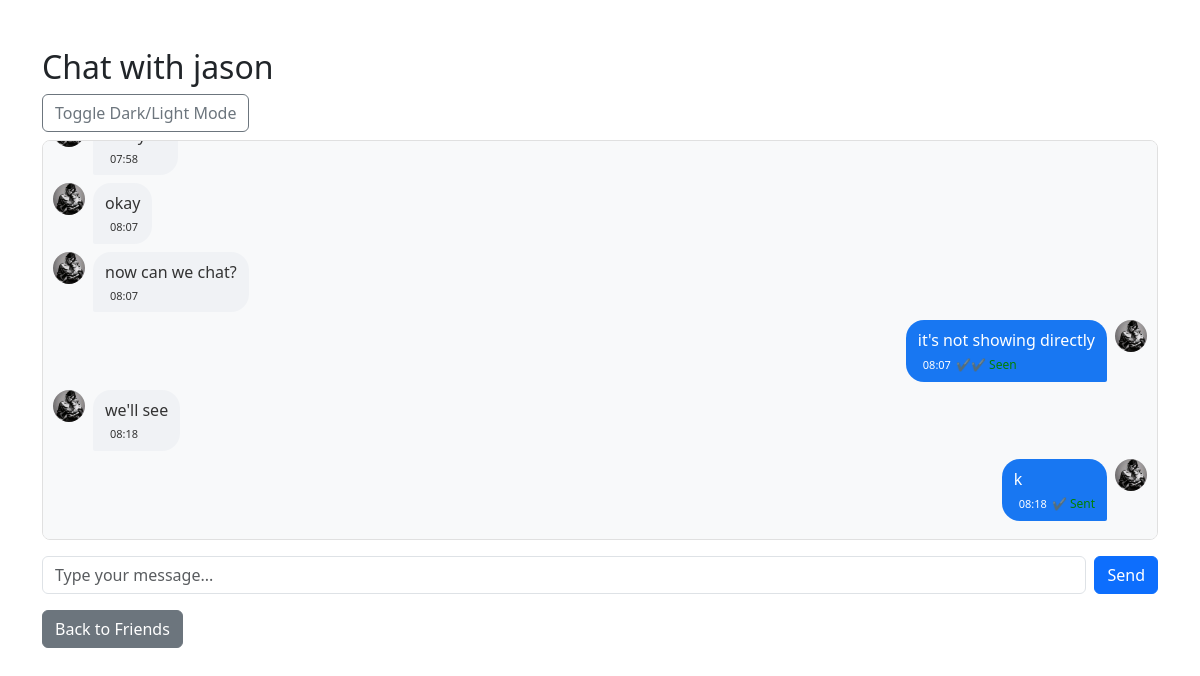
Page /chat/2 (signed in) on the committed database.
### app.py (models this page shows)
class User(UserMixin, db.Model):
    id = db.Column(db.Integer, primary_key=True)
    username = db.Column(db.String(80), unique=True, nullable=False)
    password = db.Column(db.String(120), nullable=False)
    profile_pic = db.Column(db.String(120), nullable=True, default='default.png')
    friends = db.relationship('Friend', foreign_keys='Friend.user_id', backref='user', lazy='dynamic')
    friend_of = db.relationship('Friend', foreign_keys='Friend.friend_id', backref='friend', lazy='dynamic')
    groups = db.relationship('GroupMember', backref='user', lazy='dynamic')

class PrivateMessage(db.Model):
    id = db.Column(db.Integer, primary_key=True)
    sender_id = db.Column(db.Integer, db.ForeignKey('user.id'))
    receiver_id = db.Column(db.Integer, db.ForeignKey('user.id'))
    content = db.Column(db.Text, nullable=False)
    timestamp = db.Column(db.DateTime, server_default=db.func.now())
    read = db.Column(db.Boolean, default=False)
    sender = db.relationship('User', foreign_keys=[sender_id])
    receiver = db.relationship('User', foreign_keys=[receiver_id])

### app.py (the view)
@app.route('/chat/<int:friend_id>', methods=['GET', 'POST'])
@login_required
def private_chat(friend_id):
    friend = User.query.get_or_404(friend_id)
    is_friend = Friend.query.filter_by(user_id=current_user.id, friend_id=friend_id, accepted=True).first() is not None
    if not is_friend:
        flash('You can only chat with your friends.', 'danger')
        return redirect(url_for('friends'))
    if request.method == 'POST':
        msg = request.form.get('message')
        if msg:
            db.session.add(PrivateMessage(sender_id=current_user.id, receiver_id=friend_id, content=msg, read=False))
            db.session.commit()
    unread = PrivateMessage.query.filter_by(sender_id=friend_id, receiver_id=current_user.id, read=False).all()
    for m in unread:
        m.read = True
    if unread:
        db.session.commit()
    messages = PrivateMessage.query.filter(
        ((PrivateMessage.sender_id == current_user.id) & (PrivateMessage.receiver_id == friend_id)) |
        ((PrivateMessage.sender_id == friend_id) & (PrivateMessage.receiver_id == current_user.id))
    ).order_by(PrivateMessage.timestamp.asc()).all()
    return render_template('private_chat.html', friend=friend, messages=messages, is_friend=is_friend, user=current_user)

### app.py (called while the page is built)
@login_manager.user_loader
def load_user(user_id):
    return User.query.get(int(user_id))

### templates/private_chat.html (shortened to what this page needs)
<!DOCTYPE html>
<html lang="en">
<head>
    <link href="https://cdn.jsdelivr.net/npm/bootstrap@5.3.0/dist/css/bootstrap.min.css" rel="stylesheet">
</head>
<body>
<div class="container mt-5">
    <h2>Chat with {{ friend.username }}</h2>
    <button class="btn btn-outline-secondary toggle-mode mb-2" onclick="document.body.classList.toggle('dark-mode')">Toggle Dark/Light Mode</button>
    <div id="chat-box">
        {% for message in messages %}
            <div class="d-flex mb-2 {{ 'justify-content-end' if message.sender_id == user.id else 'justify-content-start' }}">
                {% if message.sender_id != user.id %}
                    <img src="{{ url_for('static', filename='profile_pics/' + (friend.profile_pic or 'default.png')) }}" alt="Friend" width="32" height="32" class="rounded-circle me-2">
                {% endif %}
                <div class="{{ 'chat-bubble-right' if message.sender_id == user.id else 'chat-bubble-left' }}">
                    <span>{{ message.content }}</span>
                    <div class="d-flex align-items-center mt-1">
                        <span class="timestamp">{{ message.timestamp.strftime('%H:%M') }}</span>
                        {% if message.sender_id == user.id %}
                            <span class="read-receipt">
                                {% if message.read %}✔✔ Seen{% else %}✔ Sent{% endif %}
                            </span>
                        {% endif %}
                    </div>
                </div>
                {% if message.sender_id == user.id %}
                    <img src="{{ url_for('static', filename='profile_pics/' + (user.profile_pic or 'default.png')) }}" alt="Me" width="32" height="32" class="rounded-circle ms-2">
                {% endif %}
            </div>
        {% else %}
            <div class="text-muted">No messages yet.</div>
        {% endfor %}
    </div>
    {% if is_friend %}
    <form method="POST" class="d-flex mt-3" id="chat-form">
        <input type="text" name="message" class="form-control me-2" placeholder="Type your message..." autocomplete="off" required>
        <button type="submit" class="btn btn-primary">Send</button>
    </form>
    {% else %}
        <div class="alert alert-warning mt-3">You can only chat with your friends.</div>
    {% endif %}
    <a href="/friends" class="btn btn-secondary mt-3">Back to Friends</a>
</div>
</body>
</html>

### templates/private_chat.html (style rules this page uses)
#chat-box { display: flex; flex-direction: column; height: 400px; overflow-y: auto; padding: 10px; border-radius: 8px; border: 1px solid #e0e0e0; background: #f8f9fa; }
.chat-bubble-right { background: #1877f2; color: #fff; border-radius: 18px 18px 2px 18px; word-break: break-word; max-width: 70%; padding: 8px 12px; }
.chat-bubble-left { background: #f0f2f5; color: #333; border-radius: 18px 18px 18px 2px; word-break: break-word; max-width: 70%; padding: 8px 12px; }
.timestamp { font-size: 11px; margin-left: 5px; }
.read-receipt { font-size: 12px; color: green; margin-left: 5px; }

### rows in the picture
User: username "jason"
PrivateMessage: profile_pic (picture), timestamp "07:58"
PrivateMessage: profile_pic (picture), content "okay", timestamp "08:07"
PrivateMessage: profile_pic (picture), content "now can we chat?", timestamp "08:07"
PrivateMessage: content "it's not showing directly", timestamp "08:07", read "✔✔ Seen", profile_pic (picture)
PrivateMessage: profile_pic (picture), content "we'll see", timestamp "08:18"
PrivateMessage: content "k", timestamp "08:18", read "✔ Sent", profile_pic (picture)
